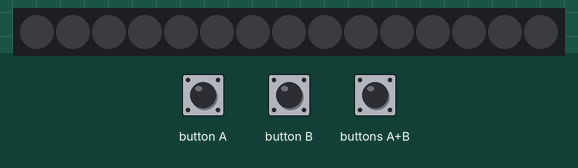
This program was run on a simulated BBC micro:bit (MakeCode). Parts: 15 RGB LEDs in strip order, left to right. The inputs (shaded band) are chosen by the test bench. Dim RGB values are drawn brighter than linear.

Above: at 1.2 s.
1.3 s: button A pressed for 0.15 s
At 2.6 s:
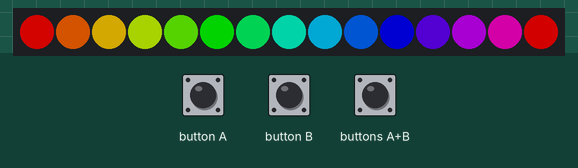
2.9 s: buttons A+B pressed for 0.15 s
At 3.8 s:
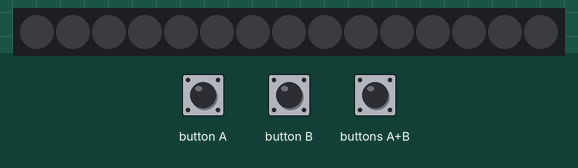
Timing chart, 0 to 5.9 s (numbered marks = the images above; inputs shaded):
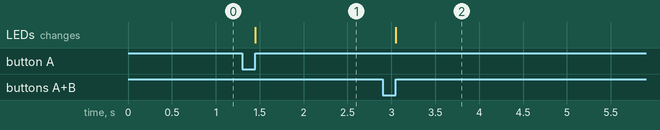

The program:

main.ts
```typescript
input.onButtonPressed(Button.A, function () {
    strip.showRainbow(1, 360)
    strip.show()
})
input.onButtonPressed(Button.AB, function () {
    strip.clear()
    strip.show()
})
input.onButtonPressed(Button.B, function () {
    while (true) {
        strip.rotate(1)
        strip.show()
        basic.pause(100)
    }
})
let strip: neopixel.Strip = null
strip = neopixel.create(DigitalPin.P0, 15, NeoPixelMode.RGB)
```

test.ts
```typescript
// 在這裡測試；當此封包作為擴充功能時，將不會編譯此內容。
```

Measured:
- after the input at 1.3 s, the LEDs: change after 0.15 s (image 1)
- after the input at 2.9 s, the LEDs: change after 0.15 s (image 2)
